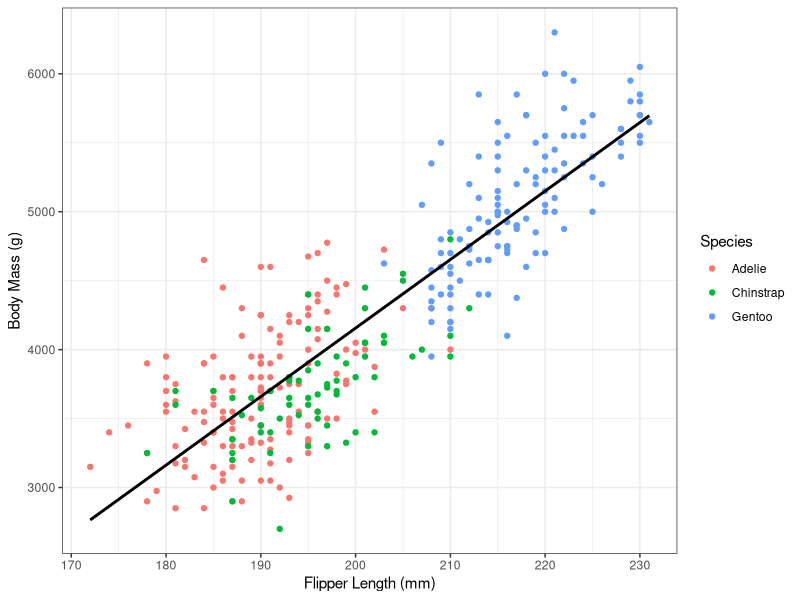
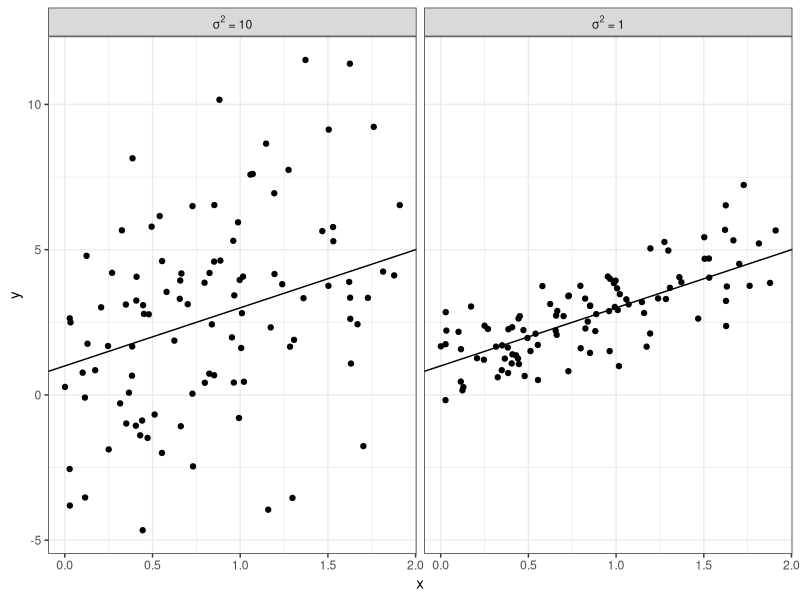
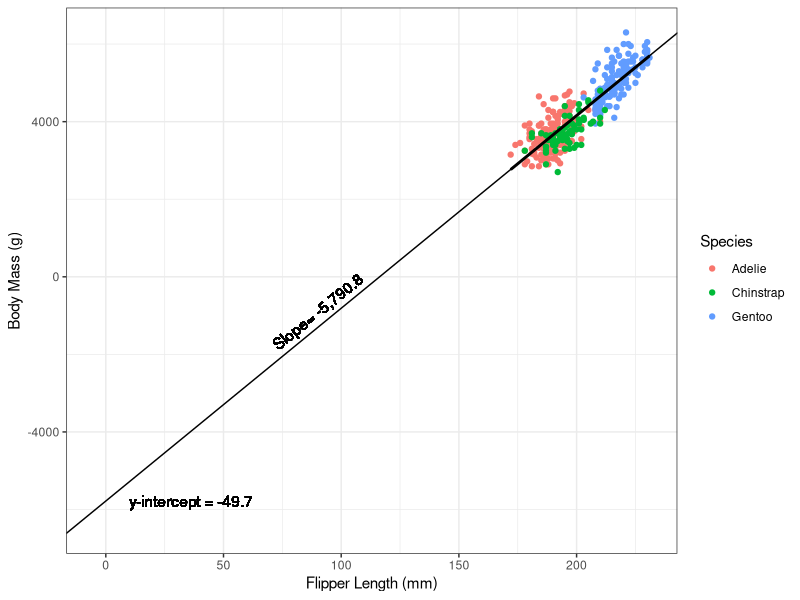
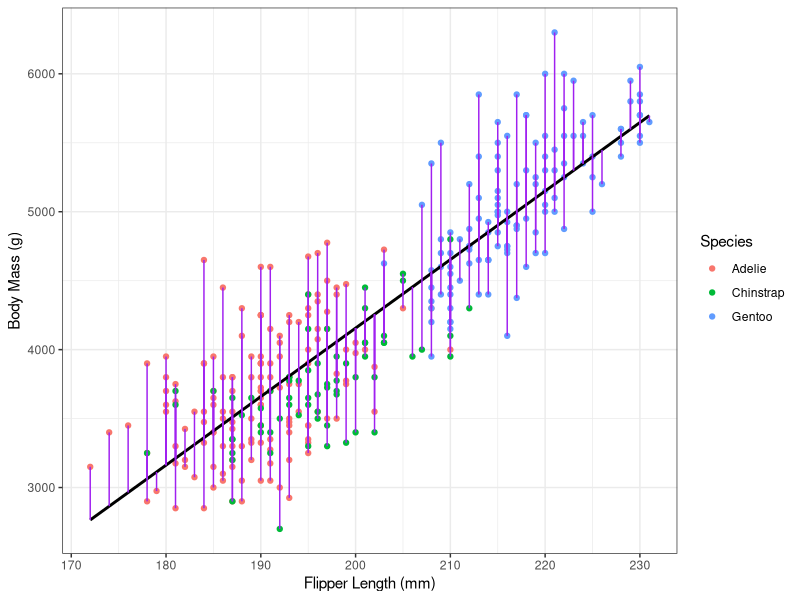

The R script that drew these images, in order:
## ---- chunk 1
library(tidyverse)
library(palmerpenguins)
library(broom)
## ---- chunk 2
g_penguin_flip_mass <- penguins %>%
  rename(Species=species) %>%
  filter(!is.na(body_mass_g)) %>%
  ggplot(aes(x=flipper_length_mm,
           y=body_mass_g)) +
  theme_bw() + 
  geom_point(aes(col=Species)) +
    xlab("Flipper Length (mm)") +
    ylab("Body Mass (g)")
g_penguin_flip_mass_lm <- g_penguin_flip_mass +
  geom_smooth(se=FALSE, method="lm", col="black")
g_penguin_flip_mass_lm
## ---- chunk 3
n <- 100
beta0 <- 1
beta1 <- 2 
set.seed(11)
x <- runif(n=n, 0, 2)
y1 <- beta0 + beta1*x + rnorm(n, sd=sqrt(10))
y2 <- beta0 + beta1*x + rnorm(n, sd=sqrt(1))
simdata <- data.frame(x=c(x, x),
                      y=c(y1, y2),
                      sigma2=rep(c(10, 1), each=n))
simdata$sigma2lab <- factor(simdata$sigma2,
                            levels=c(10, 1),
                            labels=c(expression(sigma^2*" = 10"), expression(sigma^2*" = 1")))
## ---- chunk 4
ggplot(simdata) + theme_bw() + 
  geom_point(aes(x=x, y=y)) +
  geom_abline(aes(intercept=1, slope=2)) +
   facet_wrap(~sigma2lab, labeller=label_parsed)
## ---- chunk 5
g_penguin_flip_mass_lm + 
  geom_abline(aes(slope=49.7, intercept=-5780.8)) + 
  geom_text(aes(x=10, y=-5780.8, label="y-intercept = -49.7"), hjust=0, vjust=0.5) +
  geom_text(aes(x=75, y=-5780.8 + 75*50, label="Slope= -5,790.8"), hjust=0, vjust=-0.5, angle=39) +
  coord_cartesian(ylim=c(-6500, max(penguins$body_mass_g)),
                  xlim=c(-5, max(penguins$flipper_length_mm)))
## ---- chunk 6
penguin_lm <- lm(body_mass_g ~ flipper_length_mm, data=penguins)
pen2 <- data.frame(x=penguin_lm$model$flipper_length_mm,
                   obs=penguin_lm$model$body_mass_g,
                   fit=fitted(penguin_lm),
                   id=1:nobs(penguin_lm)) %>%
  pivot_longer(-c(x, id))
g_penguin_flip_mass_lm + 
  geom_line(aes(x=x, y=value, group=id), data=pen2, col="purple")
## ---- chunk 7
lm_penguin <- lm(body_mass_g~flipper_length_mm, data=penguins)
coef(lm_penguin)
